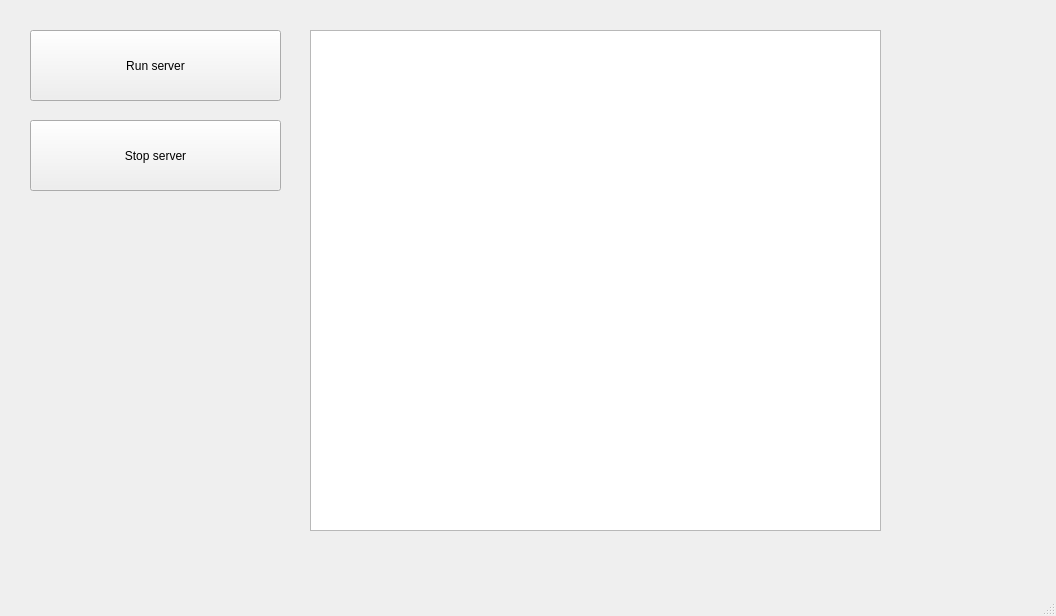
<?xml version="1.0" encoding="UTF-8"?>
<ui version="4.0">
 <class>MainWindow</class>
 <widget class="QMainWindow" name="MainWindow">
  <property name="geometry">
   <rect>
    <x>0</x>
    <y>0</y>
    <width>1056</width>
    <height>616</height>
   </rect>
  </property>
  <property name="windowTitle">
   <string>MainWindow</string>
  </property>
  <widget class="QWidget" name="centralwidget">
   <widget class="QPushButton" name="pushButton">
    <property name="geometry">
     <rect>
      <x>30</x>
      <y>30</y>
      <width>251</width>
      <height>71</height>
     </rect>
    </property>
    <property name="text">
     <string>Run server</string>
    </property>
   </widget>
   <widget class="QTextEdit" name="textEdit">
    <property name="geometry">
     <rect>
      <x>310</x>
      <y>30</y>
      <width>571</width>
      <height>501</height>
     </rect>
    </property>
   </widget>
   <widget class="QPushButton" name="pushButton_2">
    <property name="geometry">
     <rect>
      <x>30</x>
      <y>120</y>
      <width>251</width>
      <height>71</height>
     </rect>
    </property>
    <property name="text">
     <string>Stop server</string>
    </property>
   </widget>
  </widget>
  <widget class="QMenuBar" name="menubar">
   <property name="geometry">
    <rect>
     <x>0</x>
     <y>0</y>
     <width>1056</width>
     <height>26</height>
    </rect>
   </property>
  </widget>
  <widget class="QStatusBar" name="statusbar"/>
 </widget>
 <resources/>
 <connections/>
</ui>
